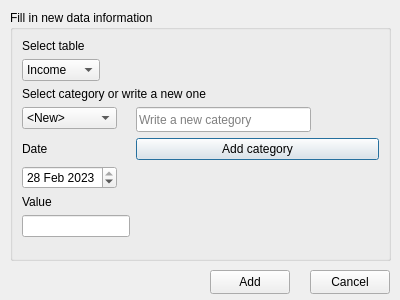
<?xml version="1.0" encoding="UTF-8"?>
<ui version="4.0">
 <class>DataAdd</class>
 <widget class="QDialog" name="DataAdd">
  <property name="geometry">
   <rect>
    <x>0</x>
    <y>0</y>
    <width>400</width>
    <height>300</height>
   </rect>
  </property>
  <property name="sizePolicy">
   <sizepolicy hsizetype="Fixed" vsizetype="Fixed">
    <horstretch>0</horstretch>
    <verstretch>0</verstretch>
   </sizepolicy>
  </property>
  <property name="minimumSize">
   <size>
    <width>400</width>
    <height>300</height>
   </size>
  </property>
  <property name="maximumSize">
   <size>
    <width>400</width>
    <height>300</height>
   </size>
  </property>
  <property name="sizeIncrement">
   <size>
    <width>400</width>
    <height>300</height>
   </size>
  </property>
  <property name="baseSize">
   <size>
    <width>400</width>
    <height>300</height>
   </size>
  </property>
  <property name="focusPolicy">
   <enum>Qt::NoFocus</enum>
  </property>
  <property name="windowTitle">
   <string>Add data</string>
  </property>
  <property name="modal">
   <bool>true</bool>
  </property>
  <widget class="QGroupBox" name="groupBox">
   <property name="geometry">
    <rect>
     <x>10</x>
     <y>10</y>
     <width>381</width>
     <height>251</height>
    </rect>
   </property>
   <property name="title">
    <string>Fill in new data information</string>
   </property>
   <layout class="QFormLayout" name="formLayout">
    <item row="1" column="0">
     <widget class="QComboBox" name="table_comboBox">
      <item>
       <property name="text">
        <string>Income</string>
       </property>
      </item>
      <item>
       <property name="text">
        <string>Expense</string>
       </property>
      </item>
     </widget>
    </item>
    <item row="0" column="0">
     <widget class="QLabel" name="label">
      <property name="text">
       <string>Select table</string>
      </property>
     </widget>
    </item>
    <item row="3" column="0">
     <widget class="QComboBox" name="category_comboBox">
      <item>
       <property name="text">
        <string>&lt;New&gt;</string>
       </property>
      </item>
      <item>
       <property name="text">
        <string>Salary</string>
       </property>
      </item>
      <item>
       <property name="text">
        <string>Scholarship</string>
       </property>
      </item>
      <item>
       <property name="text">
        <string>Savings</string>
       </property>
      </item>
     </widget>
    </item>
    <item row="4" column="0">
     <widget class="QLabel" name="label_3">
      <property name="text">
       <string>Date</string>
      </property>
     </widget>
    </item>
    <item row="5" column="0">
     <widget class="QDateEdit" name="add_dateEdit">
      <property name="dateTime">
       <datetime>
        <hour>21</hour>
        <minute>0</minute>
        <second>0</second>
        <year>2023</year>
        <month>2</month>
        <day>28</day>
       </datetime>
      </property>
     </widget>
    </item>
    <item row="2" column="0" colspan="2">
     <widget class="QLabel" name="label_2">
      <property name="text">
       <string>Select category or write a new one</string>
      </property>
     </widget>
    </item>
    <item row="3" column="1">
     <widget class="QLineEdit" name="category_lineEdit">
      <property name="minimumSize">
       <size>
        <width>175</width>
        <height>25</height>
       </size>
      </property>
      <property name="maximumSize">
       <size>
        <width>150</width>
        <height>20</height>
       </size>
      </property>
      <property name="baseSize">
       <size>
        <width>150</width>
        <height>20</height>
       </size>
      </property>
      <property name="placeholderText">
       <string>Write a new category</string>
      </property>
     </widget>
    </item>
    <item row="6" column="0">
     <widget class="QLabel" name="label_4">
      <property name="text">
       <string>Value</string>
      </property>
     </widget>
    </item>
    <item row="7" column="0">
     <widget class="QLineEdit" name="value_lineEdit"/>
    </item>
    <item row="4" column="1">
     <widget class="QPushButton" name="addcategory_button">
      <property name="text">
       <string>Add category</string>
      </property>
     </widget>
    </item>
   </layout>
  </widget>
  <widget class="QPushButton" name="datacancel_button">
   <property name="geometry">
    <rect>
     <x>310</x>
     <y>270</y>
     <width>80</width>
     <height>24</height>
    </rect>
   </property>
   <property name="text">
    <string>Cancel</string>
   </property>
  </widget>
  <widget class="QPushButton" name="dataadd_button">
   <property name="geometry">
    <rect>
     <x>210</x>
     <y>270</y>
     <width>80</width>
     <height>24</height>
    </rect>
   </property>
   <property name="text">
    <string>Add</string>
   </property>
  </widget>
 </widget>
 <resources/>
 <connections/>
</ui>
